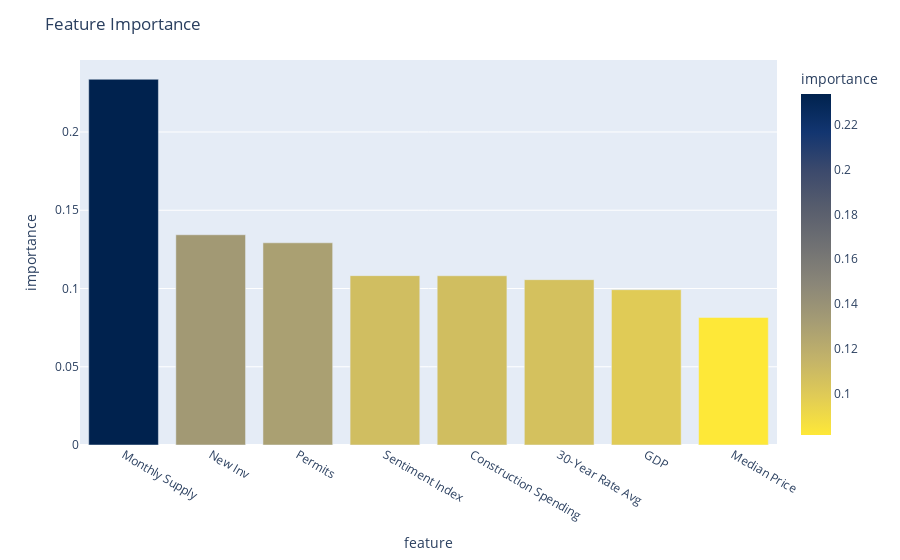

Notebook code cell kept with this figure:
### Code cell
# use plotly to create a bar chart of the feature importance
fig = px.bar(feature_importance_df, x=feature_importance_df.index, y="importance", color="importance", color_continuous_scale=px.colors.sequential.Cividis_r)
# set the title
fig.update_layout(title_text="Feature Importance")
# save the graph
fig.write_image("images/feature_importance_monthly.png")
fig.show()

### Figure 1 — Plotly figure (JSON) as saved in the notebook; plotly's stock layout.template omitted (floating-point values rounded to 4 significant figures)
{"data": [{"alignmentgroup": "True", "hovertemplate": "feature=%{x}<br>importance=%{marker.color}<extra></extra>", "legendgroup": "", "marker": {"color": [0.2337, 0.1343, 0.1292, 0.1082, 0.1081, 0.1056, 0.09924, 0.08151], "coloraxis": "coloraxis", "pattern": {"shape": ""}}, "name": "", "offsetgroup": "", "orientation": "v", "showlegend": false, "textposition": "auto", "type": "bar", "x": ["Monthly Supply", "New Inv", "Permits", "Sentiment Index", "Construction Spending", "30-Year Rate Avg", "GDP", "Median Price"], "xaxis": "x", "y": [0.2337, 0.1343, 0.1292, 0.1082, 0.1081, 0.1056, 0.09924, 0.08151], "yaxis": "y"}], "layout": {"barmode": "relative", "coloraxis": {"colorbar": {"title": {"text": "importance"}}, "colorscale": [[0, "#fee838"], [0.1111, "#e1cc55"], [0.2222, "#c3b369"], [0.3333, "#a59c74"], [0.4444, "#8a8678"], [0.5556, "#707173"], [0.6667, "#575d6d"], [0.7778, "#3b496c"], [0.8889, "#123570"], [1, "#00224e"]]}, "legend": {"tracegroupgap": 0}, "margin": {"t": 60}, "title": {"text": "Feature Importance"}, "xaxis": {"anchor": "y", "domain": [0, 1], "title": {"text": "feature"}}, "yaxis": {"anchor": "x", "domain": [0, 1], "title": {"text": "importance"}}}}
